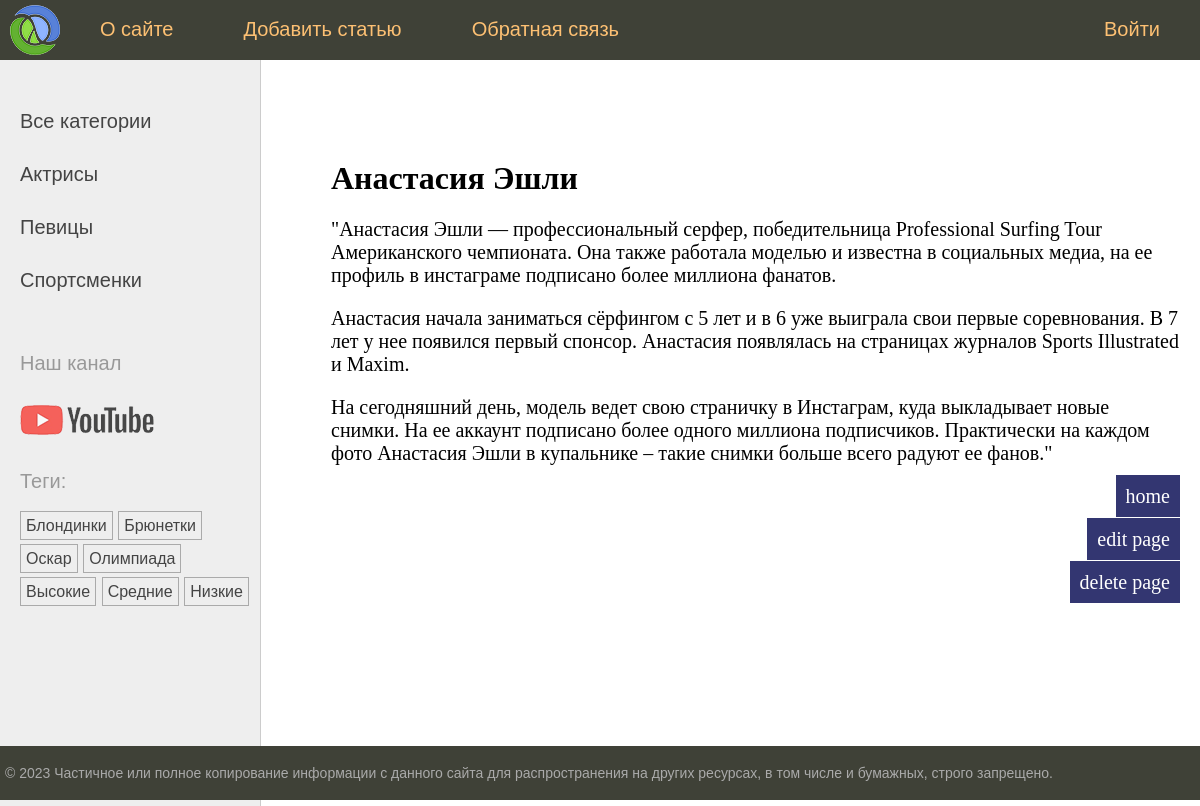
The page /post/anastasiya-eshli/ on the database its author committed.
### women/models.py (models this page shows, shortened)
class Category(models.Model):
    name = models.CharField(max_length=100, db_index=True)
    slug = models.SlugField(max_length=255, unique=True, db_index=True)
    def get_absolute_url(self):
        return reverse('category', kwargs={'cat_slug': self.slug})

class TagPost(models.Model):
    tag = models.CharField(max_length=100, db_index=True)
    slug = models.SlugField(max_length=255, unique=True, db_index=True)
    def get_absolute_url(self):
        return reverse('tag', kwargs={'tag_slug': self.slug})

class Women(models.Model):
    class Status(models.IntegerChoices):
        PUBLISHED = 1, 'Published'
        DRAFT = 0, 'Draft'
    title = models.CharField(max_length=150, verbose_name='Заголовок')
    slug = models.SlugField(max_length=255, unique=True, db_index=True)
    photo = models.ImageField(upload_to="photos/%Y/%m/%d/", null=True, blank=True,default=None,
                              verbose_name="Фото")
    content = models.TextField(blank=True, verbose_name='Текст статьи')
    time_create = models.DateTimeField(auto_now_add=True)
    time_update = models.DateTimeField(auto_now=True)
    is_published = models.BooleanField(
        choices=tuple(
            map(
                lambda x: (bool(x[0]), x[1]),
                Status.choices
                )
            ),
        default=Status.DRAFT
        )
    cat = models.ForeignKey(
        "Category", on_delete=models.PROTECT,
        null=True, related_name='posts'
        )
    tags = models.ManyToManyField("TagPost", blank=True, related_name="tags")
    husband = models.OneToOneField(
        "Husband", on_delete=models.SET_NULL, null=True,
        related_name='wuman', blank=True
        )
    objects = models.Manager()
    published = PublishedManager()
    class Meta:
        ordering = ["-time_create"]
        indexes = [models.Index(fields=["-time_create"])]

### women/views.py (the view)
# urls.py: path('post/<str:post_slug>/', views.ShowPost.as_view(), name='post'),
class ShowPost(DataMixin, DetailView):
    template_name = "women/post.html"
    slug_url_kwarg = 'post_slug'
    context_object_name = 'post'
    def get_context_data(self, **kwargs):
        context = super().get_context_data(**kwargs)
        return self.get_mixin_context(context, title=context['post'].title)
    def get_object(self, queryset=None):
        return get_object_or_404(Women.published, slug=self.kwargs[self.slug_url_kwarg])

### women/models.py (called while the page is built)
    def get_queryset(self):
        return super().get_queryset().filter(is_published=Women.Status.PUBLISHED)

### women/templatetags/women_tags.py (called while the page is built)
@register.inclusion_tag('women/list_categories.html')
def show_categories(cat_selected=0):
    cats = Category.objects.all()
    return {'cats': cats, 'cat_selected': cat_selected}

@register.inclusion_tag('women/list_tags.html')
def show_all_tags():
    return {'tags': TagPost.objects.all()}

### women/utils.py (called while the page is built)
    def get_mixin_context(self, context, **kwargs):
        context['menu'] = menu
        context['cat_selected'] = None
        context.update(kwargs)
        return context

### women/templates/women/post.html (shortened to what this page needs)
{% extends 'base.html' %}
{% block content %}
<h1>{{post.title}}</h1>
{{post.content|linebreaks}}
<p class="link-read-post"><a href="{% url 'home' %}">home</a></p>
<p class="link-read-post"><a href="{% url 'edit_page' post.slug %}">edit page</a></p>
<p class="link-read-post"><a href="{% url 'delete_page' post.slug %}">delete page</a></p>
{% endblock %}

### women/templates/women/list_categories.html
{% for cat in cats %}
{% if cat.id == cat_selected %}
<li class="selected">{{cat.name}}</li>
{% else %}
<li><a href="{{ cat.get_absolute_url }}">{{cat.name}}</a></li>
{% endif %}
{% endfor %}

### women/templates/women/list_tags.html
{% if tags %}
    <p>Теги:</p>
    <ul class="tags-list">
        {% for t in  tags %}
        <li><a href="{{t.get_absolute_url}}">{{t.tag}}</a></li>
        {% endfor %}
    </ul>
{% endif %}

### women/static/women/css/styles.css (style rules this page uses)
html, body { font-family: 'Arial'; margin: 0; padding: 0; height: 100%; width: 100%; color: #444; }
a { color: #0059b2; text-decoration: none; }
p.link-read-post { text-align: right; }
p.link-read-post a { padding: 10px; min-width: 100px; background: #333671; color: #fff; text-decoration: none; }
.left-chapters ul { width: 230px; margin: 0; padding: 20px 10px 10px 20px; list-style: none; font-size: 20px; }
.left-chapters ul li { margin: 30px 0 0 0; color: #999; }
.left-chapters ul li a { color: #444; text-decoration: none; }
ul.tags-list { width: 100%; margin: 0; padding: 0; list-style: none; }
ul.tags-list li { margin: 0; padding: 0 0 10px; display: inline-block; }
ul.tags-list li a { padding: 5px; font-size: 16px; border: 1px solid #aaa; }
.content-text h1 { font-size: 32px; }

### rows shown on the page
Category: name "Актрисы"
Category: name "Певицы"
Category: name "Спортсменки"
TagPost: tag "Блондинки"
TagPost: tag "Брюнетки"
TagPost: tag "Оскар"
TagPost: tag "Олимпиада"
TagPost: tag "Высокие"
TagPost: tag "Средние"
TagPost: tag "Низкие"
Women: title "Анастасия Эшли", content "\"Анастасия Эшли — профессиональный серфер, победительница Professional Surfing Tour Американского чемпионата. Она также работала моделью и известна в социальных медиа, на ее профиль в инстаграме подписано более миллиона фанатов. Анастасия начала заниматься сёрфингом с 5 лет и в 6 уже выиграла свои первые соревнования. В 7 лет у нее появился первый спонсор. Анастасия появлялась на страницах журналов Sports Illustrated и Maxim. На сегодняшний день, модель ведет свою страничку в Инстаграм, куда выкладывает новые снимки. На ее аккаунт подписано более одного миллиона подписчиков. Практически на каждом фото Анастасия Эшли в купальнике – такие снимки больше всего радуют ее фанов.\""

### other values the page prints
{{ m.title }} "О сайте" "Добавить статью" "Обратная связь" "Войти"
